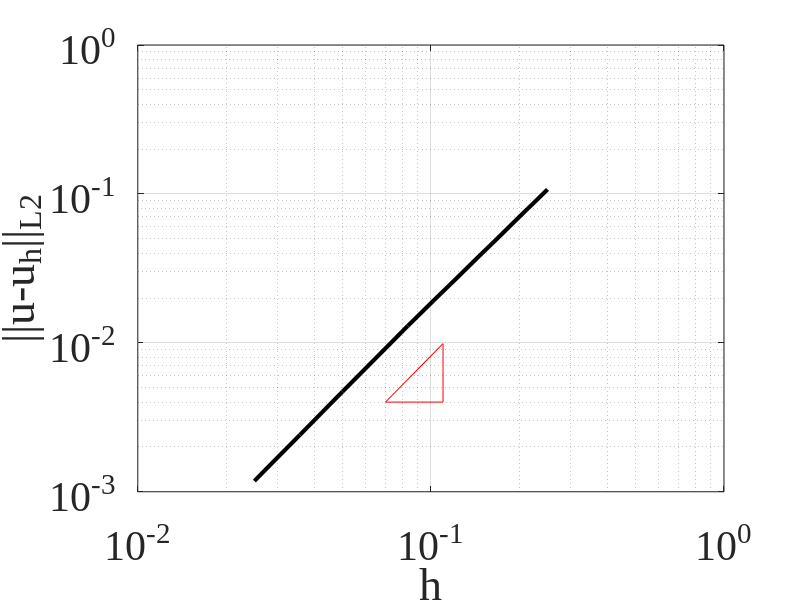

MATLAB code to generate this figure: (Note: this script raises an error after producing the figure.)
clear;clc;
X=[1/(5-1), 1/(13-1), 1/(21-1), 1/(29-1), 1/(41-1)];

% three point to calculate RHS
Z=[1.0726033382850e-01, 1.2989016208354e-02,4.7101081268095e-03,2.4079632435519e-03,1.1811692077520e-03];

ld = 3; % linewidth
ft = 30;
figure('color','w');
plot(X,Z,'LineWidth',ld,'color','k');hold on;
scatter(X,Z,60,'filled');
set(gca, 'YScale', 'log') ;
set(gca, 'XScale', 'log') ;
% daspect([1 1 1]);

xlabel('h','FontSize',ft,'FontName','Times')
ylabel('||u-u_{h}||_{L2}','FontSize',ft,'FontName','Times')
set(gca,'FontSize',ft,'FontName','Times New Roman');


% plot triangle showing slope dx^2 for second order accuracy
xs1 = 0.07;
xs2 = 0.11;
ys1 =0.004;
ys2 = (xs2/xs1)^2 * ys1;
xs = [xs1,xs2,xs2,xs1];
ys = [ys1,ys1,ys2,ys1];
loglog(xs,ys,'r')

grid on
grid minor

axes = gca;

axes.MinorGridLineStyle = '-';
axes.MinorGridColor = [0.5 0.5 0.5];
axes.GridColor = [0.5 0.5 0.5];
axes.LineWidth = 1.1;


